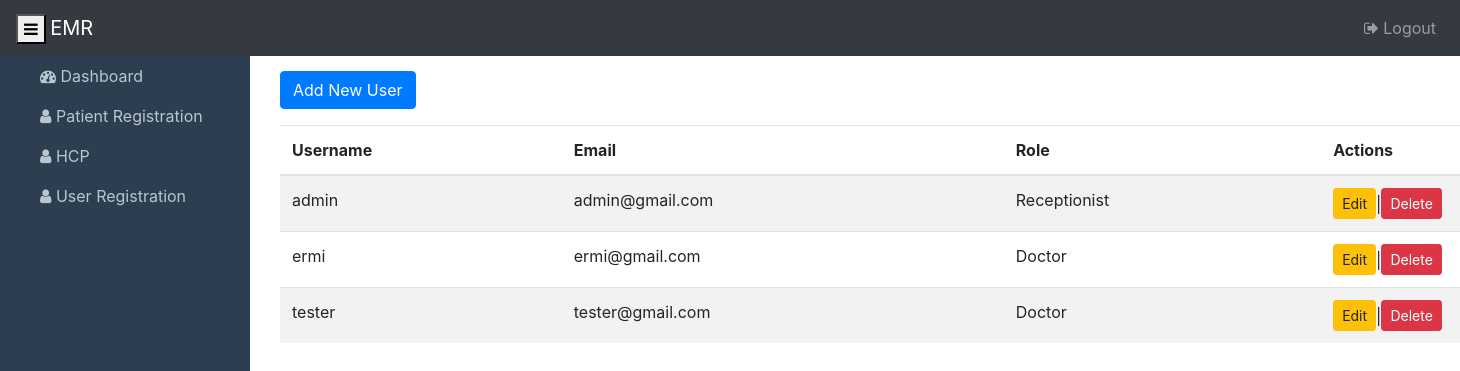
The app's page /accounts/users/ with its own data.
### accounts/models.py (models this page shows)
class CustomUser(AbstractUser):
    role = models.CharField(max_length=20, choices=RoleChoices.choices)

### accounts/views.py (the view)
# urls.py: path('users/', user_list, name='user_list'),
def user_list(request):
    users = User.objects.all()
    return render(request, 'accounts/user_list.html', {'users': users})

### accounts/templates/accounts/user_list.html (shortened to what this page needs)
{% extends 'patient/base.html' %}
{% block content %}
<button type="button" class="btn btn-primary ms-1" data-toggle="modal" data-target="#userModal">
    Add New User
</button>
<table class="table table-striped mt-3">
    <thead>
        <tr>
            <th scope="col">Username</th>
            <th scope="col">Email</th>
            <th scope="col">Role</th>
            <th scope="col">Actions</th>
        </tr>
    </thead>
    <tbody>
         {% for user in users %}
        <tr>
            <td>{{ user.username }}</td>
            <td>{{ user.email }}</td>
            <td>{{ user.get_role_display }}</td>
            <td>
                <div class="d-flex flex-nowrap align-items-center">
                    <button type="button" class="btn btn-warning btn-sm me-1 edit-user-btn"
                        data-toggle="modal"
                        data-target="#userModal"
                        data-id="{{ user.id }}"
                        data-username="{{ user.username }}"
                        data-email="{{ user.email }}"
                        data-role="{{ user.role }}">
                        Edit
                    </button>
                    |
                    <button type="button" class="btn btn-danger btn-sm me-1 delete-user-btn"
                        data-id="{{ user.id }}">
                        Delete
                    </button>
                </div>
            </td>
        </tr>
        {% endfor %}
    </tbody>
</table>
{% endblock %}

### records on screen
CustomUser: username "admin", email "admin@gmail.com", role "Receptionist"
CustomUser: username "ermi", email "ermi@gmail.com", role "Doctor"
CustomUser: username "tester", email "tester@gmail.com", role "Doctor"
